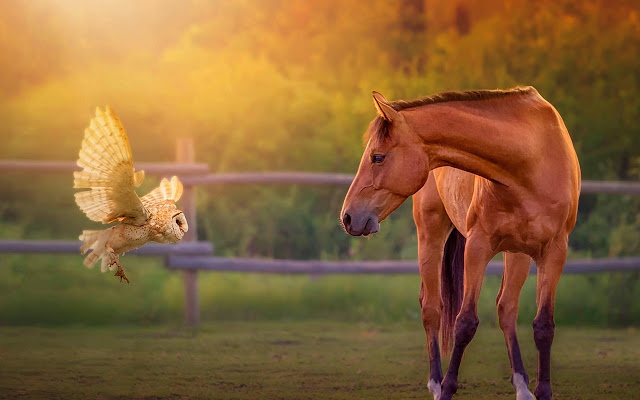
#> input picture data/hourse_img.jpg, 640 x 400 px, found by its file name
$ python basic_1.py
#> lines starting #> are read from the running program, lines starting #| are printed output that depends on the picture; after the words box and inside, x2 and y2 are one past the last pixel; in counts of white or black regions, pixels touching at a corner belong together; pictures that were not available may be replaced by others from this repository, and a replacement may not be noted
#Access pixel of an image

#Step 1: Import the required packages
import numpy as np
import cv2
#Step 2: Load the image
img=cv2.imread("hourse_img.jpg",1)
#> img is the input picture: shape (400, 640, 3); mean B, G, R 56.5, 100.6, 137.6
'''You can access a pixel value by its row and column coordinates.
For BGR image, it returns an array of Blue, Green, Red values.
For grayscale image, just corresponding intensity is returned.'''
#Step 3: Access the pixel values and store it in a variable
px=img[100,100]
#> px = [79, 172, 228]
# Step 4: Display the pixel values to the user
print("The pixel values of the coordinate [100,100] is ",px)
#| The pixel values of the coordinate [100,100] is  [ 79 172 228]

#access blue pixel of an image

#Step 1: Import the required packages
import numpy as np
import cv2
#Step 2: Load the image
img=cv2.imread("hourse_img.jpg",1)
'''You can access a pixel value by its row and column coordinates.
For BGR image, it returns an array of Blue, Green, Red values.
For grayscale image, just corresponding intensity is returned.'''
#Step 3: Access the pixel values and store it in a variable
blue=img[100,100,0]# The pixels can be accesses using zero(0) based index
#> blue = 79
# Step 4: Display the pixel values to the user
print("The blue pixel values of the coordinate [100,100] is ",blue)
#| The blue pixel values of the coordinate [100,100] is  79


#access green pixel of an image

#Step 1: Import the required packages
import numpy as np
import cv2
#Step 2: Load the image
img=cv2.imread("hourse_img.jpg",1)
'''You can access a pixel value by its row and column coordinates.
For BGR image, it returns an array of Blue, Green, Red values.
For grayscale image, just corresponding intensity is returned.'''
#Step 3: Access the pixel values and store it in a variable
green=img[100,100,1]# The pixels can be accesses using zero(0) based index
#> green = 172
# Step 4: Display the pixel values to the user
print("The green pixel values of the coordinate [100,100] is ",green)
#| The green pixel values of the coordinate [100,100] is  172


#access red pixel of an image

#Step 1: Import the required packages
import numpy as np
import cv2
#Step 2: Load the image
img=cv2.imread("hourse_img.jpg",1)
'''You can access a pixel value by its row and column coordinates.
For BGR image, it returns an array of Blue, Green, Red values.
For grayscale image, just corresponding intensity is returned.'''
#Step 3: Access the pixel values and store it in a variable
red=img[100,100,2]# The pixels can be accesses using zero(0) based index
#> red = 228
# Step 4: Display the pixel values to the user
print("The red pixel values of the coordinate [100,100] is ",red)
#| The red pixel values of the coordinate [100,100] is  228


#modify pixel values of a particular coordinate

#Step 1: Import the required packages
import numpy as np
import cv2
#Step 2: Load the image
img=cv2.imread("hourse_img.jpg",1)
'''You can access a pixel value by its row and column coordinates.
For BGR image, it returns an array of Blue, Green, Red values.
For grayscale image, just corresponding intensity is returned.'''
#Step 3: Access the pixel values and store it in a variable
px=img[100,100]
# Step 4: Display the pixel values to the user
print("The  pixel values of the coordinate [100,100] is ",px)
#| The  pixel values of the coordinate [100,100] is  [ 79 172 228]
#Step 5: Modify the pixel values
img[100,100]=[230,100,264]
#> img: shape (400, 640, 3); under 0.01% of pixels changed, all inside (x1, y1, x2, y2) = (100, 100, 101, 101)
#Step 6: Print the modified pixel values
cv2.imshow("converted image",img)
print(" \nThe modified pixel value at coordinate [100,100] is  ",img[100,100])
#| The modified pixel value at coordinate [100,100] is   [230 100   8]

#modify blue pixel value of an image

#Step 1: Import the required packages
import numpy as np
import cv2
#Step 2: Load the image
img=cv2.imread("hourse_img.jpg",1)
'''You can access a pixel value by its row and column coordinates.
For BGR image, it returns an array of Blue, Green, Red values.
For grayscale image, just corresponding intensity is returned.'''
#Step 3: Access the pixel values and store it in a variable
blue=img.item(100,100,0)
# Step 4: Display the pixel values to the user
print("The blue pixel values of the coordinate [100,100] is ",blue)
#| The blue pixel values of the coordinate [100,100] is  79
#Step 5: Modify the pixel values
img.itemset((100,100,0),245)
#Step 6: Print the modified pixel values
print(" \nThe modified pixel value at coordinate [100,100] is  ",img[100,100,0])
#| The modified pixel value at coordinate [100,100] is   245


#modify green pixel value of an image

#Step 1: Import the required packages
import numpy as np
import cv2
#Step 2: Load the image
img=cv2.imread("hourse_img.jpg",1)
'''You can access a pixel value by its row and column coordinates.
For BGR image, it returns an array of Blue, Green, Red values.
For grayscale image, just corresponding intensity is returned.'''
#Step 3: Access the pixel values and store it in a variable
green=img.item(100,100,0)
#> green = 79
# Step 4: Display the pixel values to the user
print("The green pixel values of the coordinate [100,100] is ",green)
#| The green pixel values of the coordinate [100,100] is  79
#Step 5: Modify the pixel values
img.itemset((100,100,0),230)
#Step 6: Print the modified pixel values
print(" \nThe modified pixel value at coordinate [100,100] is  ",img[100,100,0])
#| The modified pixel value at coordinate [100,100] is   230

#modify red pixel value of an image

#Step 1: Import the required packages
import numpy as np
import cv2
#Step 2: Load the image
img=cv2.imread("hourse_img.jpg",1)
'''You can access a pixel value by its row and column coordinates.
For BGR image, it returns an array of Blue, Green, Red values.
For grayscale image, just corresponding intensity is returned.'''
#Step 3: Access the pixel values and store it in a variable
red=img.item(100,100,0)
#> red = 79
# Step 4: Display the pixel values to the user
print("The red pixel values of the coordinate [100,100] is ",red)
#| The red pixel values of the coordinate [100,100] is  79
#Step 5: Modify the pixel values
img.itemset((100,100,0),75)
#Step 6: Print the modified pixel values
print(" \nThe modified pixel value at coordinate [100,100] is  ",img[100,100,0])
#| The modified pixel value at coordinate [100,100] is   75


#accesing shape of an image

# Step 1: Import the reuired packages
import cv2
import numpy as np
# Step 2: Load the image
img=cv2.imread("hourse_img.jpg",1)
# Access the shape of an image and store it in a variable
row,column,channel=img.shape
#> row = 400; column = 640; channel = 3
dimension=img.shape
#> dimension = (400, 640, 3)
# Print the image dimension
print("The dimension of an image is ",dimension)
#| The dimension of an image is  (400, 640, 3)
print("The no of rows in an image is ", row)
#| The no of rows in an image is  400
print("The no of columns in an image is ",column)
#| The no of columns in an image is  640
print("The channels in an image is ",channel)
#| The channels in an image is  3


#accessing shape of a grayscale image

# Step 1: Import the reuired packages
import cv2
import numpy as np
# Step 2: Load the image
img=cv2.imread("hourse_img.jpg",0)
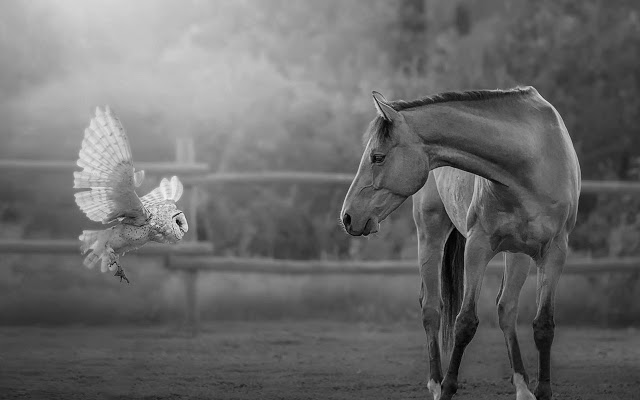
#> img: shape (400, 640); min 0, max 243, mean 106.7
# Access the shape of an image and store it in a variable
rows,columns=img.shape
#> rows = 400; columns = 640
dimension=img.shape
#> dimension = (400, 640)
# Print the image dimension
print("The dimension of an image is ",dimension)
#| The dimension of an image is  (400, 640)
print("The no of rows in an image is ", rows)
#| The no of rows in an image is  400
print("The no of columns in an image is ",columns)
#| The no of columns in an image is  640

#Step 1:- Import the required packages
import cv2
import numpy as np
from matplotlib import pyplot as plt

BLUE = [255,0,0]
#Step 2:- Load the image
img1 = cv2.imread('flower1.png')
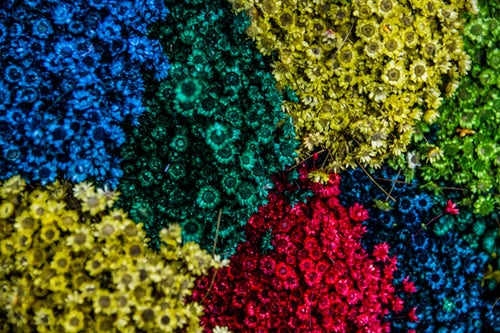
#> input picture data/flower1.jpg, 500 x 333 px, given in place of flower1.png, which was not available
#> img1 is the input picture: shape (333, 500, 3); mean B, G, R 48.9, 72.7, 66
# Step 3:- Make the border of different types by mentioning the arguments in it.
replicate = cv2.copyMakeBorder(img1,10,10,10,10,cv2.BORDER_REPLICATE)
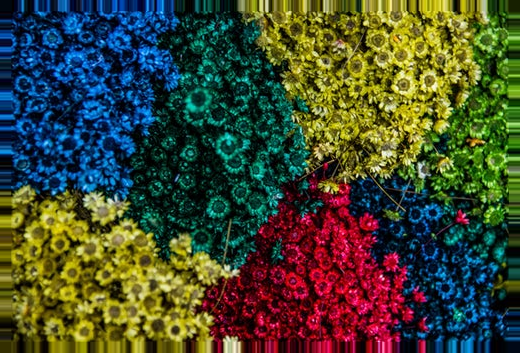
#> replicate: shape (353, 520, 3); mean B, G, R 48.4, 72.5, 65.8
reflect = cv2.copyMakeBorder(img1,10,10,10,10,cv2.BORDER_REFLECT)
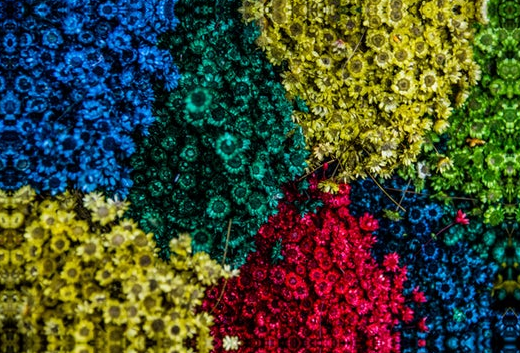
#> reflect: shape (353, 520, 3); mean B, G, R 48.5, 72.6, 65.9
reflect101 = cv2.copyMakeBorder(img1,10,10,10,10,cv2.BORDER_REFLECT_101)
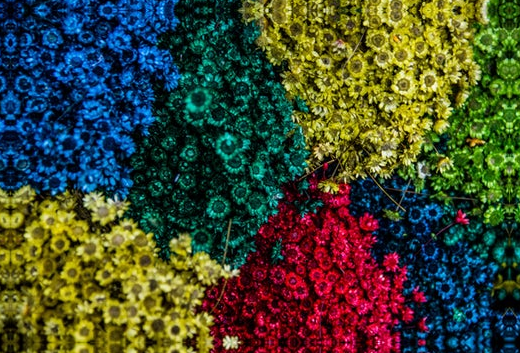
#> reflect101: shape (353, 520, 3); mean B, G, R 48.5, 72.7, 65.9
wrap = cv2.copyMakeBorder(img1,10,10,10,10,cv2.BORDER_WRAP)
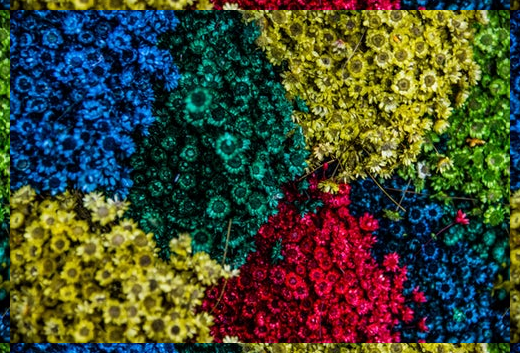
#> wrap: shape (353, 520, 3); mean B, G, R 48.5, 72.6, 65.9
constant= cv2.copyMakeBorder(img1,10,10,10,10,cv2.BORDER_CONSTANT,value=BLUE)
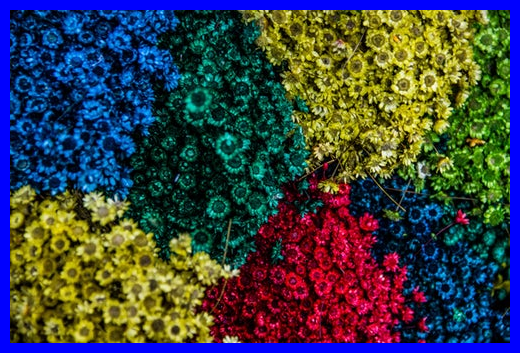
#> constant: shape (353, 520, 3); mean B, G, R 68, 65.9, 59.8
# Step 4:- Plot all the borders
plt.subplot(231),plt.imshow(img1,'gray'),plt.title('ORIGINAL')
plt.subplot(232),plt.imshow(replicate,'gray'),plt.title('REPLICATE')
plt.subplot(233),plt.imshow(reflect,'gray'),plt.title('REFLECT')
plt.subplot(234),plt.imshow(reflect101,'gray'),plt.title('REFLECT_101')
plt.subplot(235),plt.imshow(wrap,'gray'),plt.title('WRAP')
plt.subplot(236),plt.imshow(constant,'gray'),plt.title('CONSTANT')

plt.show()
#> figure, not shown here; B, G, R data is drawn as R, G, B
